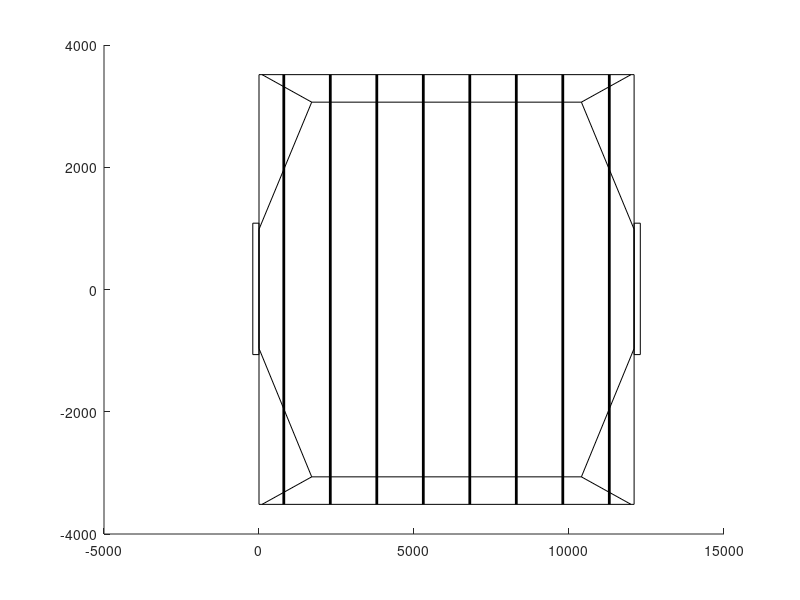

Write the MATLAB code that produced this figure. (Note: this script raises an error after producing the figure.)
%% Matlab simulation
% Author Name  : Roman Parak 
% University   : Brno University of Technology
% Faculty      : Faculty of Mechanical Engineering
% Institute    : Institute of Automation and Computer Science
% Project Name : Master's Thesis - Robotic table football - game strategy

clc
clear
close all

%% Rectangles
% main - play ground
rectangle('Position',[0 -3515 12100 7030],'EdgeColor','k',...
    'LineWidth',0.1);
% soccer goal no.1
rectangle('Position',[-200 -1065 200 2150],'EdgeColor','k',...
    'LineWidth',0.1);
% soccer goal no.2
rectangle('Position',[12100 -1065 200 2150],'EdgeColor','k',...
    'LineWidth',0.1);
%% Lines
line([100 1700 10400 12000],[7030-3515 3065 3065 7030-3515],'LineWidth',.1,...
   'Color',[0 0 0]);
line([100 1700 10400 12000],[0-3515 -3065 -3065 0-3515],'LineWidth',.1,...
   'Color',[0 0 0]);
line([1700 0 0 1700],[450-3515 2550-3515 4500-3515 3065],'LineWidth',.1,...
   'Color',[0 0 0]);
line([10400 12100 12100 10400],[450-3515 2550-3515 4500-3515 3065],'LineWidth',.1,...
   'Color',[0 0 0]);
%% Levers of dummies - computer(B&R)
% goalkeeper
line([800 800],[0-3515 7030-3515],'LineWidth',2,...
   'Color',[0 0 0]);
rectangle('Position',[740 3415-3515 120 200],'FaceColor',[1 0 0],'EdgeColor','none',...
    'LineWidth',0.1);
% defender
line([2300 2300],[0-3515 7030-3515],'LineWidth',2,...
   'Color',[0 0 0]);
rectangle('Position',[2240 4615-3515 120 200],'FaceColor',[1 0 0],'EdgeColor','none',...
    'LineWidth',0.1);
rectangle('Position',[2240 2215-3515 120 200],'FaceColor',[1 0 0],'EdgeColor','none',...
    'LineWidth',0.1);
% midfielder
line([5300 5300],[0-3515 7030-3515],'LineWidth',2,...
   'Color',[0 0 0]);
rectangle('Position',[5240 3415-3515 120 200],'FaceColor',[1 0 0],'EdgeColor','none',...
    'LineWidth',0.1);
rectangle('Position',[5240 4615-3515 120 200],'FaceColor',[1 0 0],'EdgeColor','none',...
    'LineWidth',0.1);
rectangle('Position',[5240 5815-3515 120 200],'FaceColor',[1 0 0],'EdgeColor','none',...
    'LineWidth',0.1);
rectangle('Position',[5240 2215-3515 120 200],'FaceColor',[1 0 0],'EdgeColor','none',...
    'LineWidth',0.1);
rectangle('Position',[5240 1015-3515 120 200],'FaceColor',[1 0 0],'EdgeColor','none',...
    'LineWidth',0.1);
% forward
line([8300 8300],[0-3515 7030-3515],'LineWidth',2,...
   'Color',[0 0 0]);
rectangle('Position',[8240 3415-3515 120 200],'FaceColor',[1 0 0],'EdgeColor','none',...
    'LineWidth',0.1);
rectangle('Position',[8240 5515-3515 120 200],'FaceColor',[1 0 0],'EdgeColor','none',...
    'LineWidth',0.1);
rectangle('Position',[8240 1315-3515 120 200],'FaceColor',[1 0 0],'EdgeColor','none',...
    'LineWidth',0.1);
%% Levers of dummies - human
% goalkeeper
line([11300 11300],[0-3515 7030-3515],'LineWidth',2,...
   'Color',[0 0 0]);
rectangle('Position',[11240 3415-3515 120 200],'FaceColor',[0 0 1],'EdgeColor','none',...
    'LineWidth',0.1);
% defender
line([9800 9800],[0-3515 7030-3515],'LineWidth',2,...
   'Color',[0 0 0]);
rectangle('Position',[9740 4615-3515 120 200],'FaceColor',[0 0 1],'EdgeColor','none',...
    'LineWidth',0.1);
rectangle('Position',[9740 2215-3515 120 200],'FaceColor',[0 0 1],'EdgeColor','none',...
    'LineWidth',0.1);
% midfielder
line([6800 6800],[0-3515 7030-3515],'LineWidth',2,...
   'Color',[0 0 0]);
rectangle('Position',[6740 3415-3515 120 200],'FaceColor',[0 0 1],'EdgeColor','none',...
    'LineWidth',0.1);
rectangle('Position',[6740 4615-3515 120 200],'FaceColor',[0 0 1],'EdgeColor','none',...
    'LineWidth',0.1);
rectangle('Position',[6740 5815-3515 120 200],'FaceColor',[0 0 1],'EdgeColor','none',...
    'LineWidth',0.1)
rectangle('Position',[6740 2215-3515 120 200],'FaceColor',[0 0 1],'EdgeColor','none',...
    'LineWidth',0.1);
rectangle('Position',[6740 1015-3515 120 200],'FaceColor',[0 0 1],'EdgeColor','none',...
    'LineWidth',0.1);
% forward
line([3800 3800],[0-3515 7030-3515],'LineWidth',2,...
   'Color',[0 0 0]);
rectangle('Position',[3740 3415-3515 120 200],'FaceColor',[0 0 1],'EdgeColor','none',...
    'LineWidth',0.1);
rectangle('Position',[3740 5515-3515 120 200],'FaceColor',[0 0 1],'EdgeColor','none',...
    'LineWidth',0.1);
rectangle('Position',[3740 1315-3515 120 200],'FaceColor',[0 0 1],'EdgeColor','none',...
    'LineWidth',0.1);

%% Forecast direction and plotting
hold on
param_ballNo1 = [3500 1200];
param_ballNo2 = [nan nan];
time_B2B      = nan;

[specific_direction,direction,s_x,s_y,f_x,f_y] = calculation_forecastDirectionBall(param_ballNo1,param_ballNo2);
%% Calculation positions of the dummies {defense}
% CPU
CPU_pos = [800 2300 5300 8300];
[c_dCPU,time_axisIntersection_CPU,overall_velocity_CPU,x_posOfD_CPU,y_posOfD_CPU] = calculation_crossingBall(CPU_pos,time_B2B,direction,...
    param_ballNo1(1),param_ballNo1(2),...
    param_ballNo2(1),param_ballNo2(2),...
    f_x,f_y,...
    s_x,s_y);
% HUMAN
HUMAN_pos = [3800 6800 9800 11300];
[c_dHUM,time_axisIntersection_HUMAN,overall_velocity_HUMAN,x_posOfD_HUMAN,y_posOfD_HUMAN] = calculation_crossingBall(HUMAN_pos,time_B2B,direction,...
    param_ballNo1(1),param_ballNo1(2),...
    param_ballNo2(1),param_ballNo2(2),...
    f_x,f_y,...
    s_x,s_y);
hold off
%% Plot actual positions
cla reset;
hold on
%% calculation positions of the dummies opponent
% input parameters
% displacement
dispH_gk = 0; % max 1000, min -1000
dispH_df = 0; % max 1850, min -1850
dispH_md = 0; % max 650, min -650
dispH_fw = 0; % max 975, min -975
% reversed {1/0}
r_gk = 1;
r_df = 1;
r_md = 1;
r_fw = 1;
reversed_HUMAN = [r_gk r_df r_md r_fw];
% calculation 
displacemet_HUMAN                            = [dispH_gk dispH_df dispH_md dispH_fw];
[r_disp,gk_posOD,df_posOD,md_posOD,fw_posOD] = calculation_posDummies(displacemet_HUMAN);
pos_dummiesHUMAN = [gk_posOD df_posOD md_posOD fw_posOD];
%% calculation displacement of the individual axes CPU
% input
act_displacementGK      = 0;
act_dispdisplacementDF  = 0;
act_dispdisplacementMD  = 0;
act_dispdisplacementFW  = 0;
act_displacementCPU     = [act_displacementGK act_dispdisplacementDF act_dispdisplacementMD act_dispdisplacementMD];
% calculation
x_posOfBall = [param_ballNo1(1) param_ballNo2(1)];
t_n = time_axisIntersection_CPU*0.2; %% supplement into the ansi C program
[displacement_CPU,velocity_CPU,acceleration_CPU,deceleration_CPU] = calculation_displacementAxesCPU(direction,specific_direction,c_dCPU,c_dHUM,y_posOfD_CPU,t_n,...
    act_displacementCPU,reversed_HUMAN,pos_dummiesHUMAN,flip(y_posOfD_HUMAN),x_posOfBall);
angle_ofRot = [-300 -300 -300 -300];
[attack_mode,idxOfAxis] = check_attack_mode(displacement_CPU,angle_ofRot,param_ballNo1, param_ballNo2);
%% Actual plot
% input
CPU_BR = [displacement_CPU(1) displacement_CPU(2) displacement_CPU(3) displacement_CPU(4)];
HUMAN  = [r_disp(1) r_disp(2) r_disp(3) r_disp(4)];
% plot
draw_actual_state(CPU_BR,HUMAN,param_ballNo1,param_ballNo2,f_x,f_y,s_x,s_y,x_posOfD_CPU,y_posOfD_CPU,x_posOfD_HUMAN,y_posOfD_HUMAN);
hold off


